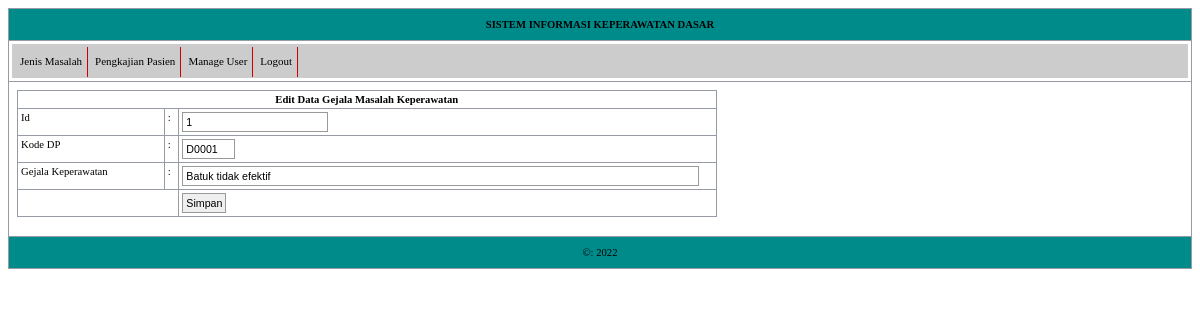
The app's page /home.php?p=63&id=1 (signed in) with its own data.
### tables this page shows
CREATE TABLE `gejala` (
  `id` int(4) NOT NULL,
  `dp` varchar(5) NOT NULL,
  `gejala` varchar(100) NOT NULL
);

### edit_gejala.php (the view)
<?php require_once('koneksi.php');
$id=$_GET['id'];
$query = mysqli_query($conn,"SELECT * FROM `gejala` WHERE id='$id'");
$jmlrek = mysqli_num_rows($query);
if ($jmlrek!='0') {
    $hasil=mysqli_fetch_array($query);
        $id      = $hasil['id'];
        $dp      = $hasil['dp'];
        $gejala  = $hasil['gejala'];
        echo "<FORM ACTION='?p=64' METHOD='POST' >
            <table width=60% border=1>
                <tr><td colspan=3 align=center><b>Edit Data Gejala Masalah Keperawatan</b></td>
                </tr>
                <tr><td width=20%>Id</td>
                    <td width=2%>:</td>
                    <td width=38%><input name=id type=text readonly=readonly value='$id' ></td>
                </tr>
                <tr><td >Kode DP</td>
                    <td >:</td>
                    <td ><input type=text name=dp size=5 maxlength=5 readonly=readonly value='$dp' ></td>
                </tr>
                <tr><td >Gejala Keperawatan</td>
                    <td >:</td>
                    <td ><input type=text name=gejala size=80 maxlength=80 value='$gejala'></td>
                </tr>
                <tr><td colspan=2></td>
                    <td width=35%><input type=submit name=Input value=Simpan></td>
                </tr>
            </table>
        </FORM>";
}else echo "Data $id Tidak ada"; ?>

### style.css (style rules this page uses)
table { font-family: Tahoma; font-size: 8pt; border: 1px solid #999999 ; border-collapse:collapse; }
input { padding:3px; border: 1px solid #999999; font-family: Tahoma, Geneva, sans-serif; font-size: 8pt; }
td { vertical-align: top; border: 1px solid #969BA5; padding: 3px; }

### records on screen
gejala: id "1", dp "D0001", gejala "Batuk tidak efektif"
